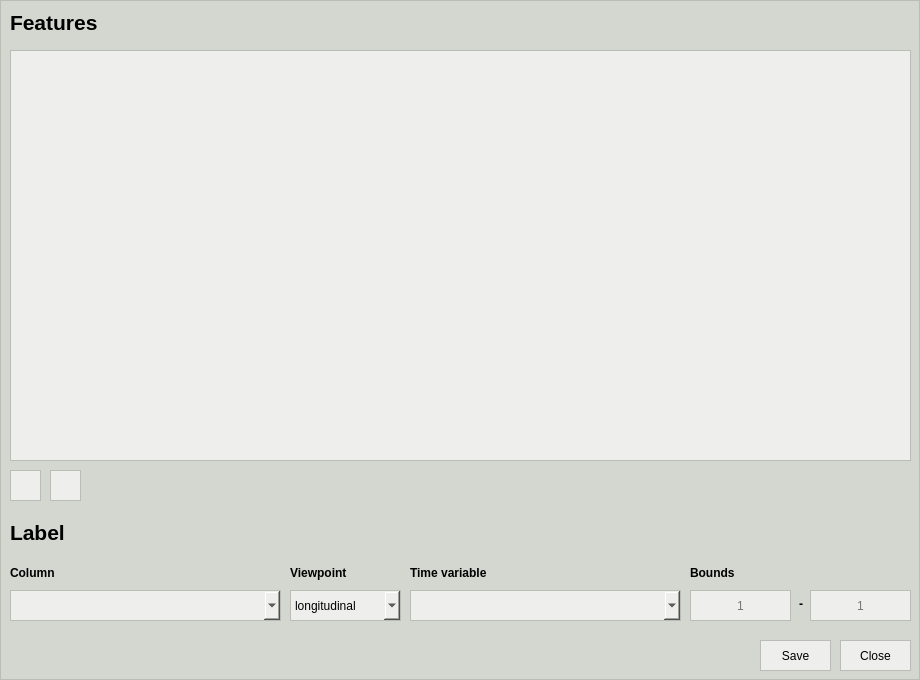
<?xml version="1.0" encoding="UTF-8"?>
<ui version="4.0">
 <class>data_columns_window</class>
 <widget class="QMainWindow" name="data_columns_window">
  <property name="windowModality">
   <enum>Qt::ApplicationModal</enum>
  </property>
  <property name="geometry">
   <rect>
    <x>0</x>
    <y>0</y>
    <width>920</width>
    <height>680</height>
   </rect>
  </property>
  <property name="minimumSize">
   <size>
    <width>920</width>
    <height>680</height>
   </size>
  </property>
  <property name="maximumSize">
   <size>
    <width>920</width>
    <height>680</height>
   </size>
  </property>
  <property name="windowTitle">
   <string>Data Columns Editor</string>
  </property>
  <property name="styleSheet">
   <string notr="true">color: rgb(0, 0, 0);
background-color: rgb(211, 215, 207);</string>
  </property>
  <widget class="QWidget" name="data_columns_widget">
   <property name="styleSheet">
    <string notr="true">color: rgb(0, 0, 0);
background-color: rgb(211, 215, 207);
border: 1px solid;
border-color: rgb(186, 189, 182);</string>
   </property>
   <widget class="QPushButton" name="close_pbutton">
    <property name="geometry">
     <rect>
      <x>840</x>
      <y>640</y>
      <width>71</width>
      <height>31</height>
     </rect>
    </property>
    <property name="cursor">
     <cursorShape>PointingHandCursor</cursorShape>
    </property>
    <property name="styleSheet">
     <string notr="true">color: rgb(0, 0, 0);
background-color: rgb(238, 238, 236);
border: 1px solid;
border-color: rgb(186, 189, 182);</string>
    </property>
    <property name="text">
     <string>Close</string>
    </property>
   </widget>
   <widget class="QPushButton" name="save_pbutton">
    <property name="geometry">
     <rect>
      <x>760</x>
      <y>640</y>
      <width>71</width>
      <height>31</height>
     </rect>
    </property>
    <property name="cursor">
     <cursorShape>PointingHandCursor</cursorShape>
    </property>
    <property name="styleSheet">
     <string notr="true">color: rgb(0, 0, 0);
background-color: rgb(238, 238, 236);
border: 1px solid;
border-color: rgb(186, 189, 182);</string>
    </property>
    <property name="text">
     <string>Save</string>
    </property>
   </widget>
   <widget class="QTableWidget" name="features_table">
    <property name="geometry">
     <rect>
      <x>10</x>
      <y>50</y>
      <width>901</width>
      <height>411</height>
     </rect>
    </property>
    <property name="minimumSize">
     <size>
      <width>901</width>
      <height>0</height>
     </size>
    </property>
    <property name="maximumSize">
     <size>
      <width>901</width>
      <height>16777215</height>
     </size>
    </property>
    <property name="styleSheet">
     <string notr="true">color: rgb(0, 0, 0);
background-color: rgb(238, 238, 236);
border: 1px solid;
border-color: rgb(186, 189, 182);</string>
    </property>
    <property name="alternatingRowColors">
     <bool>true</bool>
    </property>
    <property name="selectionMode">
     <enum>QAbstractItemView::NoSelection</enum>
    </property>
    <property name="selectionBehavior">
     <enum>QAbstractItemView::SelectRows</enum>
    </property>
    <property name="verticalScrollMode">
     <enum>QAbstractItemView::ScrollPerPixel</enum>
    </property>
    <property name="horizontalScrollMode">
     <enum>QAbstractItemView::ScrollPerPixel</enum>
    </property>
    <attribute name="horizontalHeaderMinimumSectionSize">
     <number>0</number>
    </attribute>
    <attribute name="verticalHeaderMinimumSectionSize">
     <number>25</number>
    </attribute>
    <attribute name="verticalHeaderDefaultSectionSize">
     <number>25</number>
    </attribute>
   </widget>
   <widget class="QLabel" name="features_label">
    <property name="geometry">
     <rect>
      <x>10</x>
      <y>10</y>
      <width>111</width>
      <height>25</height>
     </rect>
    </property>
    <property name="font">
     <font>
      <pointsize>16</pointsize>
      <weight>75</weight>
      <bold>true</bold>
     </font>
    </property>
    <property name="styleSheet">
     <string notr="true">border: 0px solid;</string>
    </property>
    <property name="text">
     <string>Features</string>
    </property>
   </widget>
   <widget class="QLabel" name="label_label">
    <property name="geometry">
     <rect>
      <x>10</x>
      <y>520</y>
      <width>111</width>
      <height>25</height>
     </rect>
    </property>
    <property name="font">
     <font>
      <pointsize>16</pointsize>
      <weight>75</weight>
      <bold>true</bold>
     </font>
    </property>
    <property name="styleSheet">
     <string notr="true">border: 0px solid;</string>
    </property>
    <property name="text">
     <string>Label</string>
    </property>
   </widget>
   <widget class="QToolButton" name="features_plus_tbutton">
    <property name="geometry">
     <rect>
      <x>10</x>
      <y>470</y>
      <width>31</width>
      <height>31</height>
     </rect>
    </property>
    <property name="minimumSize">
     <size>
      <width>31</width>
      <height>31</height>
     </size>
    </property>
    <property name="maximumSize">
     <size>
      <width>31</width>
      <height>31</height>
     </size>
    </property>
    <property name="cursor">
     <cursorShape>PointingHandCursor</cursorShape>
    </property>
    <property name="toolTip">
     <string>Add a component</string>
    </property>
    <property name="styleSheet">
     <string notr="true">background-color: rgb(238, 238, 236);
border: 1px solid;
border-color: rgb(186, 189, 182);</string>
    </property>
    <property name="icon">
     <iconset resource="../assets/resources.qrc">
      <normaloff>:/black_icons/icons_black/plus.svg</normaloff>:/black_icons/icons_black/plus.svg</iconset>
    </property>
    <property name="iconSize">
     <size>
      <width>18</width>
      <height>18</height>
     </size>
    </property>
   </widget>
   <widget class="QToolButton" name="features_minus_tbutton">
    <property name="geometry">
     <rect>
      <x>50</x>
      <y>470</y>
      <width>31</width>
      <height>31</height>
     </rect>
    </property>
    <property name="minimumSize">
     <size>
      <width>31</width>
      <height>31</height>
     </size>
    </property>
    <property name="maximumSize">
     <size>
      <width>31</width>
      <height>31</height>
     </size>
    </property>
    <property name="cursor">
     <cursorShape>PointingHandCursor</cursorShape>
    </property>
    <property name="toolTip">
     <string>Remove the selected component</string>
    </property>
    <property name="styleSheet">
     <string notr="true">background-color: rgb(238, 238, 236);
border: 1px solid;
border-color: rgb(186, 189, 182);</string>
    </property>
    <property name="icon">
     <iconset resource="../assets/resources.qrc">
      <normaloff>:/black_icons/icons_black/minus.svg</normaloff>:/black_icons/icons_black/minus.svg</iconset>
    </property>
    <property name="iconSize">
     <size>
      <width>18</width>
      <height>18</height>
     </size>
    </property>
   </widget>
   <widget class="QComboBox" name="column_cbox">
    <property name="geometry">
     <rect>
      <x>10</x>
      <y>590</y>
      <width>271</width>
      <height>31</height>
     </rect>
    </property>
    <property name="cursor">
     <cursorShape>PointingHandCursor</cursorShape>
    </property>
    <property name="styleSheet">
     <string notr="true">color: rgb(0, 0, 0);
background-color: rgb(238, 238, 236);
border: 1px solid;
border-color: rgb(186, 189, 182);</string>
    </property>
    <property name="currentIndex">
     <number>-1</number>
    </property>
   </widget>
   <widget class="QLabel" name="column_label">
    <property name="geometry">
     <rect>
      <x>10</x>
      <y>560</y>
      <width>271</width>
      <height>25</height>
     </rect>
    </property>
    <property name="font">
     <font>
      <weight>75</weight>
      <bold>true</bold>
     </font>
    </property>
    <property name="styleSheet">
     <string notr="true">border: 0px solid;</string>
    </property>
    <property name="text">
     <string>Column</string>
    </property>
   </widget>
   <widget class="QComboBox" name="viewpoint_cbox">
    <property name="geometry">
     <rect>
      <x>290</x>
      <y>590</y>
      <width>111</width>
      <height>31</height>
     </rect>
    </property>
    <property name="cursor">
     <cursorShape>PointingHandCursor</cursorShape>
    </property>
    <property name="styleSheet">
     <string notr="true">color: rgb(0, 0, 0);
background-color: rgb(238, 238, 236);
border: 1px solid;
border-color: rgb(186, 189, 182);</string>
    </property>
    <property name="currentIndex">
     <number>3</number>
    </property>
    <item>
     <property name="text">
      <string>early</string>
     </property>
    </item>
    <item>
     <property name="text">
      <string>late</string>
     </property>
    </item>
    <item>
     <property name="text">
      <string>long-term</string>
     </property>
    </item>
    <item>
     <property name="text">
      <string>longitudinal</string>
     </property>
    </item>
    <item>
     <property name="text">
      <string>profile</string>
     </property>
    </item>
   </widget>
   <widget class="QLabel" name="viewpoint_label">
    <property name="geometry">
     <rect>
      <x>290</x>
      <y>560</y>
      <width>111</width>
      <height>25</height>
     </rect>
    </property>
    <property name="font">
     <font>
      <weight>75</weight>
      <bold>true</bold>
     </font>
    </property>
    <property name="styleSheet">
     <string notr="true">border: 0px solid;</string>
    </property>
    <property name="text">
     <string>Viewpoint</string>
    </property>
   </widget>
   <widget class="QComboBox" name="time_variable_cbox">
    <property name="geometry">
     <rect>
      <x>410</x>
      <y>590</y>
      <width>271</width>
      <height>31</height>
     </rect>
    </property>
    <property name="cursor">
     <cursorShape>PointingHandCursor</cursorShape>
    </property>
    <property name="styleSheet">
     <string notr="true">color: rgb(0, 0, 0);
background-color: rgb(238, 238, 236);
border: 1px solid;
border-color: rgb(186, 189, 182);</string>
    </property>
    <property name="currentIndex">
     <number>-1</number>
    </property>
   </widget>
   <widget class="QLabel" name="time_variable_label">
    <property name="geometry">
     <rect>
      <x>410</x>
      <y>560</y>
      <width>271</width>
      <height>25</height>
     </rect>
    </property>
    <property name="font">
     <font>
      <weight>75</weight>
      <bold>true</bold>
     </font>
    </property>
    <property name="styleSheet">
     <string notr="true">border: 0px solid;</string>
    </property>
    <property name="text">
     <string>Time variable</string>
    </property>
   </widget>
   <widget class="QLabel" name="bounds_label">
    <property name="geometry">
     <rect>
      <x>690</x>
      <y>560</y>
      <width>221</width>
      <height>25</height>
     </rect>
    </property>
    <property name="font">
     <font>
      <weight>75</weight>
      <bold>true</bold>
     </font>
    </property>
    <property name="styleSheet">
     <string notr="true">border: 0px solid;</string>
    </property>
    <property name="text">
     <string>Bounds</string>
    </property>
   </widget>
   <widget class="QLabel" name="label_bounds_conjunction">
    <property name="geometry">
     <rect>
      <x>793</x>
      <y>595</y>
      <width>16</width>
      <height>17</height>
     </rect>
    </property>
    <property name="font">
     <font>
      <weight>75</weight>
      <bold>true</bold>
     </font>
    </property>
    <property name="styleSheet">
     <string notr="true">border: none;</string>
    </property>
    <property name="text">
     <string>-</string>
    </property>
    <property name="alignment">
     <set>Qt::AlignCenter</set>
    </property>
   </widget>
   <widget class="QLineEdit" name="lower_bound_ledit">
    <property name="geometry">
     <rect>
      <x>690</x>
      <y>590</y>
      <width>101</width>
      <height>31</height>
     </rect>
    </property>
    <property name="styleSheet">
     <string notr="true">color: rgb(0, 0, 0);
background-color: rgb(238, 238, 236);
border: 1px solid;
border-color: rgb(186, 189, 182);</string>
    </property>
    <property name="alignment">
     <set>Qt::AlignCenter</set>
    </property>
    <property name="placeholderText">
     <string>1</string>
    </property>
   </widget>
   <widget class="QLineEdit" name="upper_bound_ledit">
    <property name="geometry">
     <rect>
      <x>810</x>
      <y>590</y>
      <width>101</width>
      <height>31</height>
     </rect>
    </property>
    <property name="styleSheet">
     <string notr="true">color: rgb(0, 0, 0);
background-color: rgb(238, 238, 236);
border: 1px solid;
border-color: rgb(186, 189, 182);</string>
    </property>
    <property name="alignment">
     <set>Qt::AlignCenter</set>
    </property>
    <property name="placeholderText">
     <string>1</string>
    </property>
   </widget>
  </widget>
 </widget>
 <resources>
  <include location="../assets/resources.qrc"/>
 </resources>
 <connections/>
</ui>
